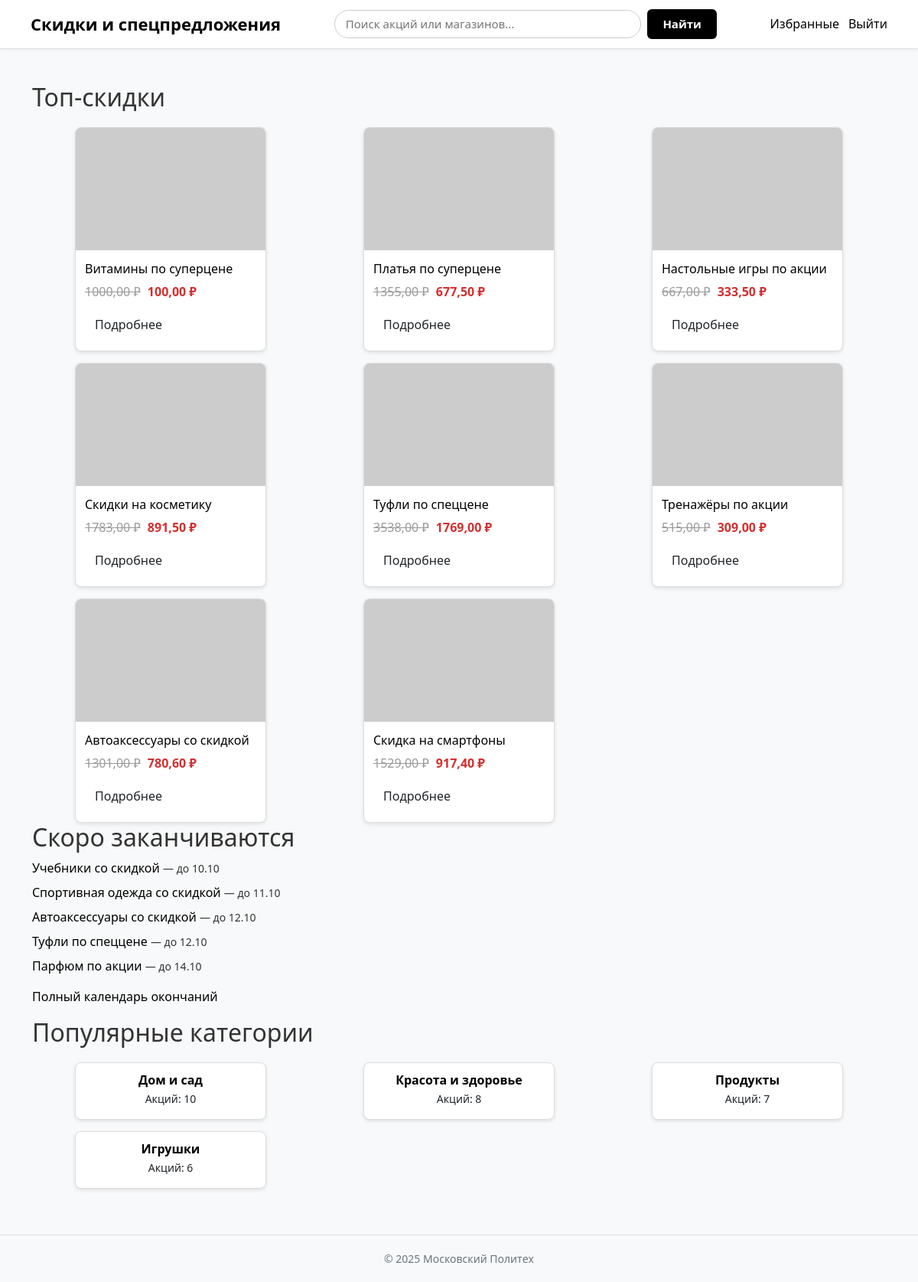
The page / (signed in) on the database its author committed.
### discounts/models.py (models this page shows, shortened)
class Deal(models.Model):
    title = models.CharField("Название предложения", max_length=255)
    merchant = models.ForeignKey(Merchant, on_delete=models.CASCADE, verbose_name="Партнёр")
    price_original = models.DecimalField("Цена без скидки", max_digits=10, decimal_places=2)
    price_discount = models.DecimalField("Цена со скидкой", max_digits=10, decimal_places=2)
    starts_at = models.DateTimeField("Дата начала", null=True, blank=True)
    expires_at = models.DateTimeField("Дата окончания", null=True, blank=True)
    created_at = models.DateTimeField("Дата создания", auto_now_add=True)
    categories = models.ManyToManyField("Category", through="DealCategory", verbose_name="Категории")
    image_url = models.URLField("Картинка (URL)", blank=True, default="")
    description = models.TextField("Описание продукта", blank=True, null=True)
    favorited_by = models.ManyToManyField(
        User,
        related_name="favorite_deals",
        blank=True,
        verbose_name="Добавили в избранное"
    )
    class Meta:
        verbose_name = "Предложение"
        verbose_name_plural = "Предложения"
    def discount_percent(self):
        if self.price_original and self.price_original > 0:
            discount = 100 - (self.price_discount / self.price_original * 100)
            return int(round(discount))  # округляем до целого
        return 0

class Category(models.Model):
    name = models.CharField("Категория", max_length=100, unique=True)
    class Meta:
        verbose_name = "Категория"
        verbose_name_plural = "Категории"

### discounts/views.py (the view)
# urls.py: path("", views.home, name="home"),
def home(request):
    top_deals = sorted(
        Deal.objects.all(),
        key=lambda d: d.discount_percent(),
        reverse=True
    )[:8]
    ending_soon = Deal.objects.filter(
        expires_at__gt=timezone.now()
    ).order_by("expires_at")[:5]
    cat_stats = Category.objects.annotate(
        active_count=Count("dealcategory")
    ).order_by("-active_count")[:4]
    return render(request, "home.html", {
        "top_deals": top_deals,
        "ending_soon": ending_soon,
        "cat_stats": cat_stats,
    })

### templates/home.html (shortened to what this page needs)
{% extends "base.html" %}
{% load static %}
{% block content %}
<link rel="stylesheet" href="{% static 'css/home.css' %}">
<section>
  <h2>Топ-скидки</h2>
  <div class="cards">
    {% for d in top_deals %}
      <div class="card">
        <img src="{{ d.image_url|default:'/static/images/placeholder.jpg' }}" alt="{{ d.title }}">
        <div class="card-body">
          <h3>
            <a href="{% url 'discounts:deal_detail' d.id %}">{{ d.title }}</a>
          </h3>
          <p class="price">
            <span class="old">{{ d.price_original }} ₽</span>
            <span class="new">{{ d.price_discount }} ₽</span>
          </p>
          <a href="{% url 'discounts:deal_detail' d.id %}" class="btn">Подробнее</a>
        </div>
      </div>
    {% empty %}
      <p>Нет активных акций.</p>
    {% endfor %}
  </div>
</section>
<section>
  <h2>Скоро заканчиваются</h2>
  <ol class="deal-list">
    {% for d in ending_soon %}
      <li>
        <a href="{% url 'discounts:deal_detail' d.id %}">{{ d.title }}</a>
        <small class="muted">— до {{ d.expires_at|date:"d.m" }}</small>
      </li>
    {% empty %}
      <li>Нет акций, которые скоро закончатся.</li>
    {% endfor %}
  </ol>
  <p><a href="{% url 'discounts:search' %}?q=">Полный календарь окончаний</a></p>
</section>
<section>
  <h2>Популярные категории</h2>
  <div class="cards">
    {% for c in cat_stats %}
      <div class="card">
        <div class="card-body text-center">
          <a href="{% url 'discounts:category' c.id %}" class="text-decoration-none">
            <strong>{{ c.name }}</strong>
          </a>
          <br>
          <small class="muted">Акций: {{ c.active_count|default:0 }}</small>
        </div>
      </div>
    {% empty %}
      <p>Категории отсутствуют.</p>
    {% endfor %}
  </div>
</section>
{% endblock %}

### static/css/main.css (style rules this page uses)
body { font-family: "Segoe UI", Arial, sans-serif; background-color: #f4f6f9; color: #333; margin: 0; padding: 0; }

### static/css/home.css (style rules this page uses)
a { color: #000; text-decoration: none; }
.cards { display: grid; gap: 15px; grid-template-columns: repeat(4, 1fr); justify-items: center; align-items: start; margin-top: 20px; }
@media (max-width: 1200px) { .cards { grid-template-columns: repeat(3, 1fr); } }
.card { background: white; border: 1px solid #ddd; border-radius: 8px; width: 100%; max-width: 250px; box-shadow: 0 2px 5px rgba(0,0,0,0.1); overflow: hidden; transition: transform 0.2s ease-in-out, box-shadow 0.2s ease-in-out; }
.card img { width: 100%; height: 160px; object-fit: cover; }
.card-body { padding: 10px 12px 15px 12px; }
.card-body h3 { font-size: 16px; margin: 5px 0 8px 0; line-height: 1.2; }
.price { margin: 8px 0 12px 0; }
.price .old { text-decoration: line-through; color: #999; margin-right: 5px; }
.price .new { font-weight: bold; color: #d32f2f; }
.deal-list { list-style: none; padding: 0; }
.deal-list li { margin: 8px 0; }
.deal-list a { color: #000; text-decoration: none; transition: color 0.2s ease; }

### rows shown on the page
Deal: title "Витамины по суперцене", price_original "1000,00", price_discount "100,00"
Deal: title "Платья по суперцене", price_original "1355,00", price_discount "677,50"
Deal: title "Настольные игры по акции", price_original "667,00", price_discount "333,50"
Deal: title "Скидки на косметику", price_original "1783,00", price_discount "891,50"
Deal: title "Туфли по спеццене", price_original "3538,00", price_discount "1769,00", expires_at "12.10"
Deal: title "Тренажёры по акции", price_original "515,00", price_discount "309,00"
Deal: title "Автоаксессуары со скидкой", price_original "1301,00", price_discount "780,60", expires_at "12.10"
Deal: title "Скидка на смартфоны", price_original "1529,00", price_discount "917,40"
Deal: title "Учебники со скидкой", expires_at "10.10"
Deal: title "Спортивная одежда со скидкой", expires_at "11.10"
Deal: title "Парфюм по акции", expires_at "14.10"
Category: name "Дом и сад", active_count "10"
Category: name "Красота и здоровье", active_count "8"
Category: name "Продукты", active_count "7"
Category: name "Игрушки", active_count "6"
